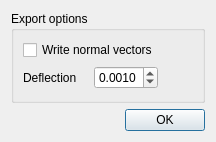
<?xml version="1.0" encoding="UTF-8"?>
<ui version="4.0">
 <class>TIGLViewerVTKExportDialog</class>
 <widget class="QDialog" name="TIGLViewerVTKExportDialog">
  <property name="geometry">
   <rect>
    <x>0</x>
    <y>0</y>
    <width>216</width>
    <height>142</height>
   </rect>
  </property>
  <property name="windowTitle">
   <string>Save VTK</string>
  </property>
  <layout class="QVBoxLayout" name="verticalLayout">
   <item>
    <widget class="QGroupBox" name="groupBox">
     <property name="title">
      <string>Export options</string>
     </property>
     <layout class="QGridLayout" name="gridLayout">
      <item row="0" column="0" colspan="2">
       <widget class="QCheckBox" name="cbWriteNormals">
        <property name="toolTip">
         <string>Normals can lead to duplicate points, but improve visual quality.</string>
        </property>
        <property name="text">
         <string>Write normal vectors</string>
        </property>
       </widget>
      </item>
      <item row="1" column="0">
       <widget class="QLabel" name="label">
        <property name="toolTip">
         <string>Maximum deviation of a triangle from the true geometry in meter.</string>
        </property>
        <property name="text">
         <string>Deflection</string>
        </property>
       </widget>
      </item>
      <item row="1" column="1">
       <widget class="QDoubleSpinBox" name="sbDeflection">
        <property name="decimals">
         <number>4</number>
        </property>
        <property name="minimum">
         <double>0.000100000000000</double>
        </property>
        <property name="maximum">
         <double>1.000000000000000</double>
        </property>
        <property name="singleStep">
         <double>0.001000000000000</double>
        </property>
        <property name="value">
         <double>0.001000000000000</double>
        </property>
       </widget>
      </item>
      <item row="1" column="2">
       <spacer name="horizontalSpacer">
        <property name="orientation">
         <enum>Qt::Horizontal</enum>
        </property>
        <property name="sizeHint" stdset="0">
         <size>
          <width>40</width>
          <height>20</height>
         </size>
        </property>
       </spacer>
      </item>
     </layout>
    </widget>
   </item>
   <item>
    <widget class="QDialogButtonBox" name="buttonBox">
     <property name="orientation">
      <enum>Qt::Horizontal</enum>
     </property>
     <property name="standardButtons">
      <set>QDialogButtonBox::Ok</set>
     </property>
    </widget>
   </item>
  </layout>
 </widget>
 <resources/>
 <connections>
  <connection>
   <sender>buttonBox</sender>
   <signal>accepted()</signal>
   <receiver>TIGLViewerVTKExportDialog</receiver>
   <slot>accept()</slot>
   <hints>
    <hint type="sourcelabel">
     <x>248</x>
     <y>254</y>
    </hint>
    <hint type="destinationlabel">
     <x>157</x>
     <y>274</y>
    </hint>
   </hints>
  </connection>
  <connection>
   <sender>buttonBox</sender>
   <signal>rejected()</signal>
   <receiver>TIGLViewerVTKExportDialog</receiver>
   <slot>reject()</slot>
   <hints>
    <hint type="sourcelabel">
     <x>316</x>
     <y>260</y>
    </hint>
    <hint type="destinationlabel">
     <x>286</x>
     <y>274</y>
    </hint>
   </hints>
  </connection>
 </connections>
</ui>
